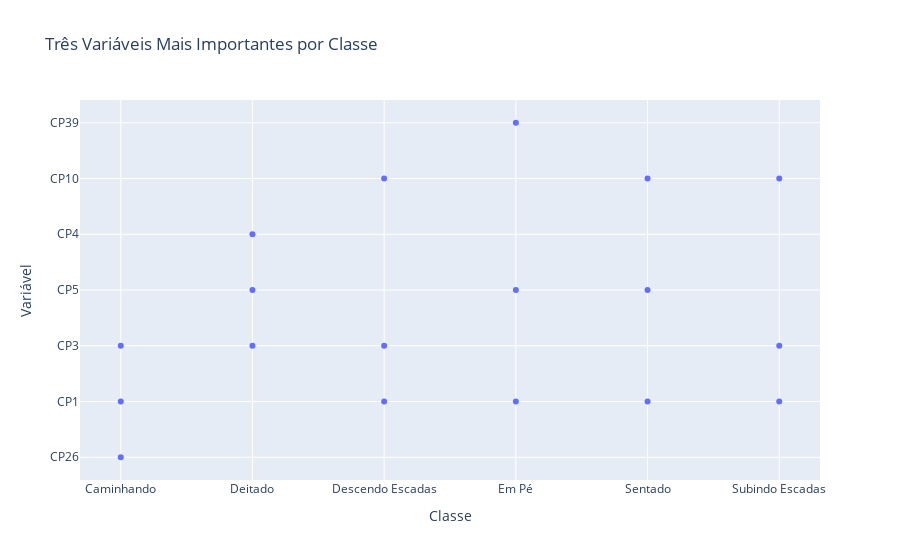

Write notebook code for a chart like this one.
### Markdown cell above
A **Análise Discriminante Linear (LDA)** é uma técnica estatística usada para encontrar uma combinação linear de características que caracterizam ou separam duas ou mais classes de objetos ou eventos. A ideia é projetar um conjunto de dados em um espaço de menor dimensão com boa separação de classe para evitar a maldição da dimensionalidade ao mesmo tempo em que se mantém o máximo de informações relevantes.

Matematicamente, a LDA mapeia dados de entrada $$x$$ em um espaço de saída $$y$$ através de uma função discriminante:

$$y = w^Tx$$

onde $$w$$ é o vetor de pesos.

O objetivo da LDA é maximizar a distância entre as médias das duas classes (chamada de distância entre classes ou **scatter between**) enquanto minimiza a variância dentro de cada classe (chamada de scatter dentro da classe ou **scatter within**). Isso é feito através da seguinte função objetivo:

$$J(w) = \frac{w^TS_Bw}{w^TS_Ww}$$

onde $$S_B$$ é a matriz de scatter between e $$S_W$$ é a matriz de scatter within.

A solução para essa função objetivo é dada pelo problema de autovalores:

$$S_W^{-1}S_Bw = \lambda w$$

Os autovetores correspondentes aos maiores autovalores são os que formam o espaço de características discriminantes.

Como vimos as **62 primeiras variáveis principais, explicam 90 % dos dados** e para isso vamos usar a LDA nessas 62

### Code cell
# Criando uma instância do LDA
lda = LDA()

# Mapeando y_train para as labels de string
dict_classes = {1: 'Caminhando', 2: 'Subindo Escadas', 3: 'Descendo Escadas', 4: 'Sentado', 5: 'Em Pé', 6: 'Deitado'}
classes_str = y_train['cod_label'].map(dict_classes)

# Selecionando apenas as primeiras 62 componentes principais
CP_pad_62 = CP_pad.iloc[:, :62]

# Ajustando o modelo LDA
lda.fit(CP_pad_62, classes_str)

# Obtendo as três variáveis mais importantes para cada classe
top_vars = {}
for i, class_name in enumerate(lda.classes_):
    top_vars[class_name] = np.argsort(np.abs(lda.coef_[i]))[-3:]

# Criando um DataFrame com os dados
data = []
for class_name, vars in top_vars.items():
    for var in vars:
        data.append({
            'Classe': class_name,
            'Variável': 'CP'+str(var+1),
        })
df_top_vars = pd.DataFrame(data)

# Criando o gráfico de barras
fig = px.scatter(df_top_vars, x='Classe', y='Variável', title='Três Variáveis Mais Importantes por Classe')

# Mostrando o gráfico
fig.show()

### Figure 1 — Plotly figure (JSON) as saved in the notebook; plotly's stock layout.template omitted (floating-point values rounded to 4 significant figures)
{"data": [{"hovertemplate": "Classe=%{x}<br>Variável=%{y}<extra></extra>", "legendgroup": "", "marker": {"color": "#636efa", "symbol": "circle"}, "mode": "markers", "name": "", "orientation": "v", "showlegend": false, "type": "scatter", "x": ["Caminhando", "Caminhando", "Caminhando", "Deitado", "Deitado", "Deitado", "Descendo Escadas", "Descendo Escadas", "Descendo Escadas", "Em Pé", "Em Pé", "Em Pé", "Sentado", "Sentado", "Sentado", "Subindo Escadas", "Subindo Escadas", "Subindo Escadas"], "xaxis": "x", "y": ["CP26", "CP1", "CP3", "CP5", "CP4", "CP3", "CP3", "CP1", "CP10", "CP39", "CP1", "CP5", "CP10", "CP1", "CP5", "CP10", "CP1", "CP3"], "yaxis": "y"}], "layout": {"legend": {"tracegroupgap": 0}, "title": {"text": "Três Variáveis Mais Importantes por Classe"}, "xaxis": {"anchor": "y", "domain": [0, 1], "title": {"text": "Classe"}}, "yaxis": {"anchor": "x", "domain": [0, 1], "title": {"text": "Variável"}}}}
